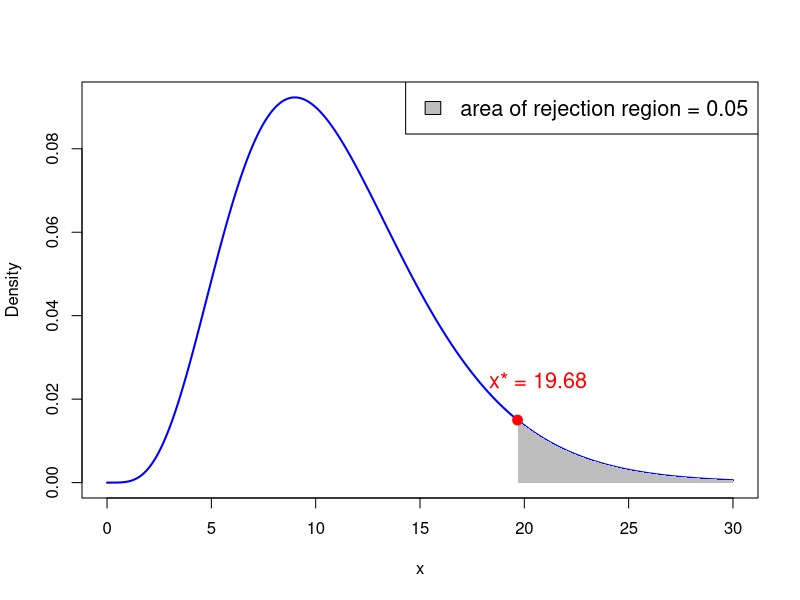
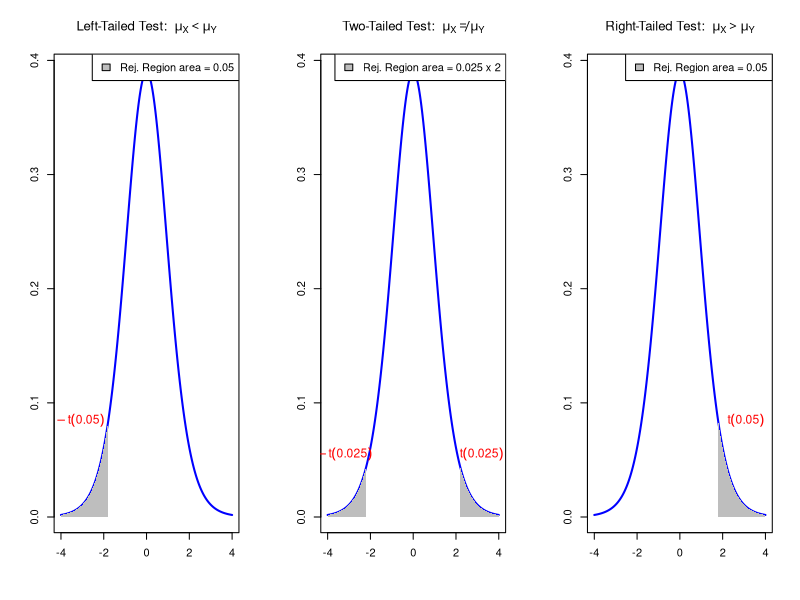
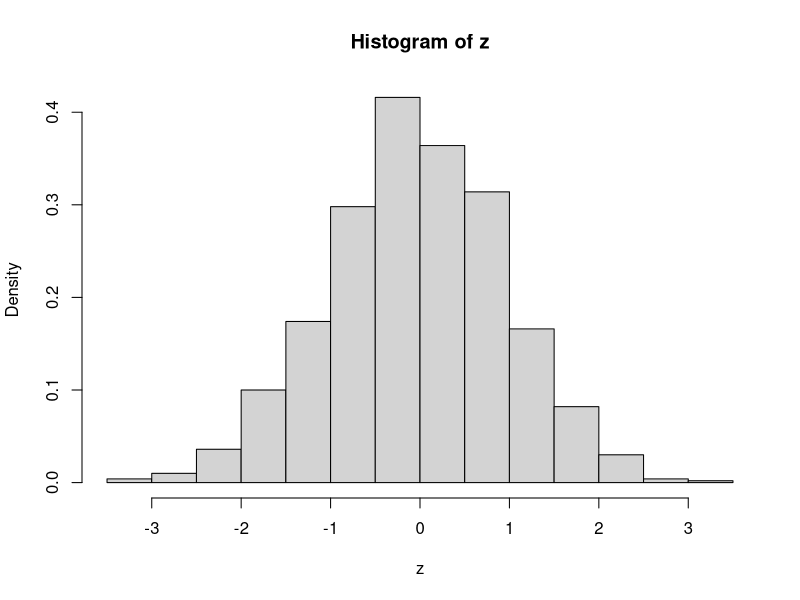
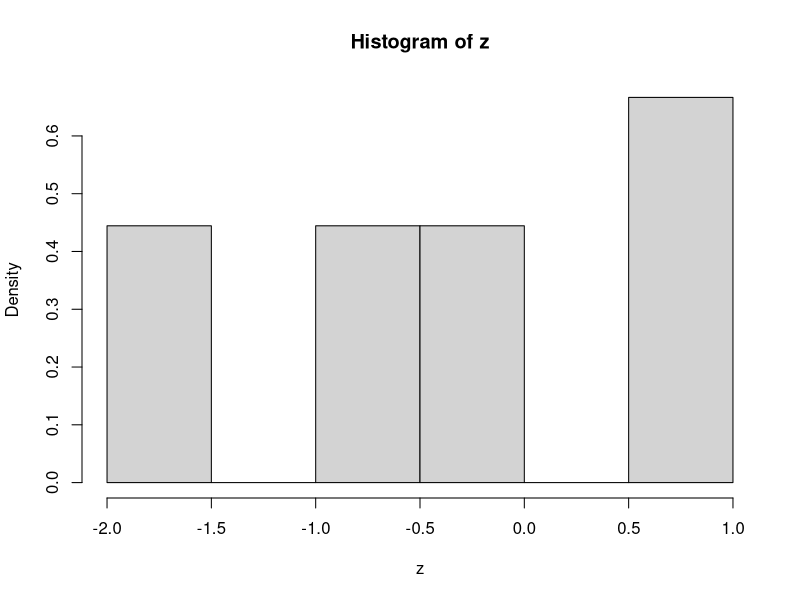
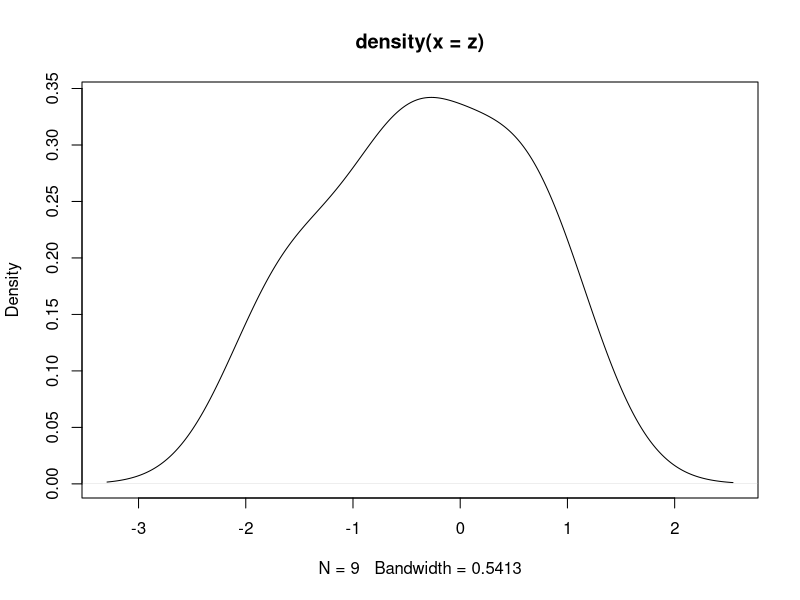
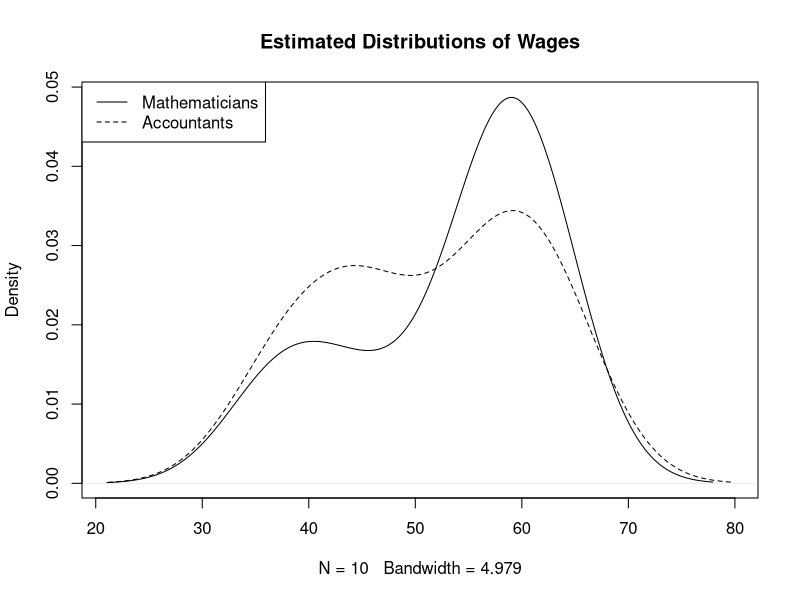
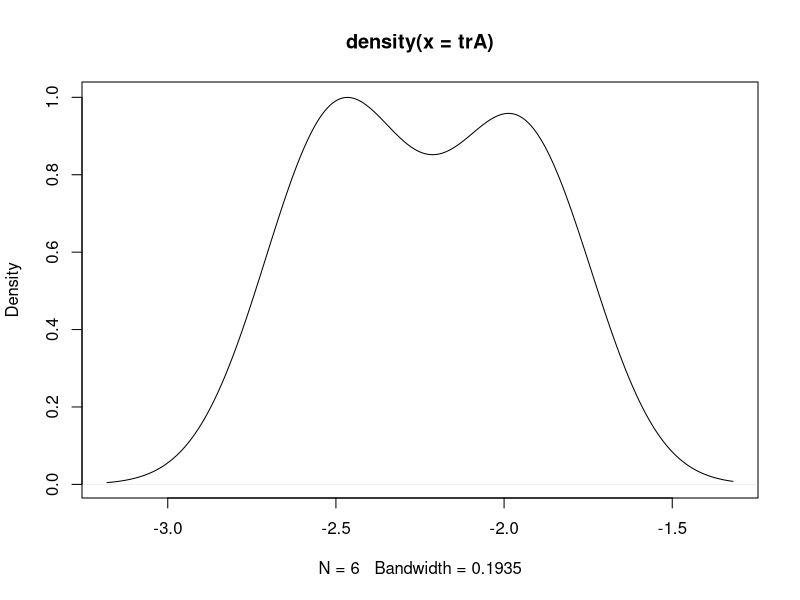
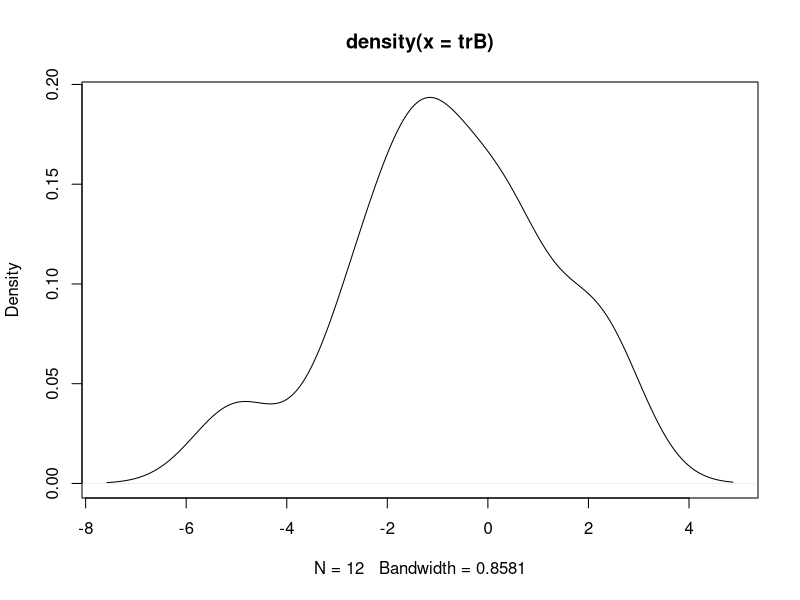

Recreate these plots in R, in order.
## ---- chunk 1
# Degrees of freedom
df <- 11

# Values for x-axis
x <- seq(0, 30, length.out = 1000)  # Adjust the range according to chi-squared distribution

# Calculate PDF of chi-squared distribution
pdf <- dchisq(x, df)

# Plot PDF
plot(x, pdf, type = "l", col = "blue", lwd = 2, xlab = "x", ylab = "Density")


# Shade area where p-value > 0.95
x_fill_right <- x[x >= qchisq(0.95, df)]
y_fill_right <- pdf[x >= qchisq(0.95, df)]
polygon(c(x_fill_right, rev(x_fill_right)), c(y_fill_right, rep(0, length(y_fill_right))), col = "gray", border = NA)

# Add critical value for 0.95 quantile
x_star <- qchisq(0.95, df)
points(x_star, dchisq(x_star, df), col = "red", pch = 19, cex = 1.3)

# Add text above x_star containing its value
text(x_star * 1.05, dchisq(x_star, df) * 1.35, paste("x* =", round(x_star, 2)), pos = 3, col = "red", cex = 1.3)

# Add legend
legend("topright", legend = c("area of rejection region = 0.05"), fill = "gray", cex = 1.3)

## ---- chunk 2
#| echo: true

# Probability woman exceeds 180cm in height
# P(X > 180) = 1 - P(X <= 180)

1 - pnorm(180, mean = 163, sd = 8)
## ---- chunk 3
#| echo: true

# The upper 10th percentile for women height, that is,
# height q such that P(X <= q) = 0.9

qnorm(0.90, mean = 163, sd = 8)
## ---- chunk 4
#| echo: true

# Value of pdf at 163

dnorm(163, mean = 163, sd = 8)
## ---- chunk 5
#| echo: true

# Generate random sample of size 5

rnorm(5, mean = 163, sd = 8)
## ---- chunk 6
#| echo: true

# Find the top 1/(3.5 billion) quantile

p = 1 - 1 / (3.5e9)
qnorm(p, mean = 163, sd = 8)
## ---- chunk 7
#| echo: true
# Compute 0.95 quantile for chi-squared with 11 degrees of freedom

quantile <- qchisq(0.95, df = 11)

cat("The 0.95 quantile for chi-squared with df = 11 is", quantile)
## ---- chunk 8
# Enter Consumer Expectation and Consumer Spending data
CE <- c(66, 53, 62, 61, 78, 72, 65, 64, 61, 50, 55, 51)
CS <- c(72, 55, 69, 65, 82, 77, 72, 78, 77, 75, 77, 77)

# Compute difference
difference <- CE - CS

# Compute sample size
n <- length(difference)

# Enter null hypothesis
sigma_0 <- 1

# Compute sample standard deviation
s <- sd(difference)

# Compute chi-squared statistic
chi_squared <- (n - 1) * s ^ 2 / sigma_0 ^ 2

# Compute p-value
p_value <- 1 - pchisq(chi_squared, df = n - 1)

# Print p-value
cat("The p-value for one-sided variance test is", p_value)
## ---- chunk 9
# Degrees of freedom
df <- 11

# Values for x-axis
x <- seq(-4, 4, length.out = 1000)

# Calculate PDF of t-distribution
pdf <- dt(x, df)

# Set layout for 3 plots side by side
par(mfrow = c(1, 3))

# Left-tailed test
plot(x, pdf, type = "l", col = "blue", lwd = 2, xlab = "", ylab = "", main = expression("Left-Tailed Test: " ~ mu[X] < mu[Y]))
x_fill_left <- x[x <= qt(0.05, df)]
y_fill_left <- pdf[x <= qt(0.05, df)]
polygon(c(x_fill_left, rev(x_fill_left)), c(y_fill_left, rep(0, length(y_fill_left))), col = "gray", border = NA)
text(qt(0.05, df) - 1.3, dt(qt(0.05, df), df) - 0.01, expression(-t(0.05)), pos = 3, col = "red", cex = 1.1)
legend("topright", legend = c("Rej. Region area = 0.05"), fill = "gray", cex = 1)

# Two-tailed test
plot(x, pdf, type = "l", col = "blue", lwd = 2, xlab = "", ylab = "", main = expression("Two-Tailed Test: " ~ mu[X] != mu[Y]))
x_fill_left <- x[x <= qt(0.025, df)]
y_fill_left <- pdf[x <= qt(0.025, df)]
polygon(c(x_fill_left, rev(x_fill_left)), c(y_fill_left, rep(0, length(y_fill_left))), col = "gray", border = NA)

x_fill_right <- x[x >= qt(0.975, df)]
y_fill_right <- pdf[x >= qt(0.975, df)]
polygon(c(x_fill_right, rev(x_fill_right)), c(y_fill_right, rep(0, length(y_fill_right))), col = "gray", border = NA)

text(qt(0.025, df) - 1.0, dt(qt(0.025, df), df) + 0.0, expression(-t(0.025)), pos = 3, col = "red", cex = 1.1)
text(qt(0.975, df) + 1.0, dt(qt(0.975, df), df) + 0.0, expression(t(0.025)), pos = 3, col = "red", cex = 1.1)
legend("topright", legend = c("Rej. Region area = 0.025 x 2"), fill = "gray", cex = 1)

# Right-tailed test
plot(x, pdf, type = "l", col = "blue", lwd = 2, xlab = "", ylab = "", main = expression("Right-Tailed Test: " ~ mu[X] > mu[Y]))
x_fill_right <- x[x >= qt(0.95, df)]
y_fill_right <- pdf[x >= qt(0.95, df)]
polygon(c(x_fill_right, rev(x_fill_right)), c(y_fill_right, rep(0, length(y_fill_right))), col = "gray", border = NA)
text(qt(0.95, df) + 1.3, dt(qt(0.95, df), df) - 0.01, expression(t(0.05)), pos = 3, col = "red", cex = 1.1)
legend("topright", legend = c("Rej. Region area = 0.05"), fill = "gray", cex = 1)

# Reset layout
par(mfrow = c(1, 1))
## ---- chunk 10
# Enter Wages data in 2 vectors using function c()

mathematicians <- c(36, 40, 46, 54, 57, 58, 59, 60, 62, 63)
accountants <- c(37, 37, 42, 44, 46, 48, 54, 56, 59, 60, 60, 64, 64)


# Perform two-sample t-test with null hypothesis mu_X = mu_Y
# Specify that populations have same variance
# Store result of t.test in answer

answer <- t.test(mathematicians, accountants, var.equal = TRUE)


# Print answer
print(answer)
## ---- chunk 11
# Enter Wages data in 2 vectors using function c()

mathematicians <- c(36, 40, 46, 54, 57, 58, 59, 60, 62, 63)
accountants <- c(37, 37, 42, 44, 46, 48, 54, 56, 59, 60, 60, 64, 64)


# Perform two-sample t-test with null hypothesis mu_X = mu_Y
# Specify that populations have same variance
# Store result of t.test in answer

answer <- t.test(mathematicians, accountants, var.equal = TRUE)


# Print answer
print(answer)
## ---- chunk 12
# Enter Wages data in 2 vectors using function c()

mathematicians <- c(36, 40, 46, 54, 57, 58, 59, 60, 62, 63)
accountants <- c(37, 37, 42, 44, 46, 48, 54, 56, 59, 60, 60, 64, 64)


# Perform two-sample t-test with null hypothesis mu_X = mu_Y
# Specify that populations have same variance
# Store result of t.test in answer

answer <- t.test(mathematicians, accountants, var.equal = TRUE)


# Print answer
print(answer)
## ---- chunk 13
# Enter Wages data in 2 vectors using function c()

mathematicians <- c(36, 40, 46, 54, 57, 58, 59, 60, 62, 63)
accountants <- c(37, 37, 42, 44, 46, 48, 54, 56, 59, 60, 60, 64, 64)


# Perform two-sample t-test with null hypothesis mu_X = mu_Y
# Specify that populations have same variance
# Store result of t.test in answer

answer <- t.test(mathematicians, accountants, var.equal = TRUE)


# Print answer
print(answer)
## ---- chunk 14
# Enter Wages data in 2 vectors using function c()

mathematicians <- c(36, 40, 46, 54, 57, 58, 59, 60, 62, 63)
accountants <- c(37, 37, 42, 44, 46, 48, 54, 56, 59, 60, 60, 64, 64)


# Perform two-sample t-test with null hypothesis mu_X = mu_Y
# Specify that populations have same variance
# Store result of t.test in answer

answer <- t.test(mathematicians, accountants, var.equal = TRUE)


# Print answer
print(answer)
## ---- chunk 15
# Enter Wages data in 2 vectors using function c()

mathematicians <- c(36, 40, 46, 54, 57, 58, 59, 60, 62, 63)
accountants <- c(37, 37, 42, 44, 46, 48, 54, 56, 59, 60, 60, 64, 64)


# Perform two-sample t-test with null hypothesis mu_X = mu_Y
# Specify that populations have same variance
# Store result of t.test in answer

answer <- t.test(mathematicians, accountants, var.equal = TRUE)


# Print answer
print(answer)
## ---- chunk 16
#| echo: true
z <- rnorm(1000)                # Sample 1000 times from N(0,1) 
hist(z, probability = TRUE)     # Plot histogram, with area scaled to 1
## ---- chunk 17
#| echo: true
z <- c(-0.78, -1.67, -0.38,  0.92, -0.58,  
       0.61, -1.62, -0.06, 0.52)           # Random from N(0,1)
hist(z, probability = TRUE)                # Histogram not normal
## ---- chunk 18
#| echo: true
z <- c(-0.78, -1.67, -0.38,  0.92, -0.58,  
       0.61, -1.62, -0.06, 0.52)           # Random from N(0,1)
dz <- density(z)                           # Estimate the density of z
plot(dz)                                   # Plot the estimated density
## ---- chunk 19
# Enter the Wages data
mathematicians <- c(36, 40, 46, 54, 57, 58, 59, 60, 62, 63)
accountants <- c(37, 37, 42, 44, 46, 48, 54, 56, 59, 60, 60, 64, 64)

# Compute the estimated distributions
d.math <- density(mathematicians)
d.acc <- density(accountants)

# Plot the estimated distributions

plot(d.math,                                    # Plot d.math
     xlim = range(c(d.math$x, d.acc$x)),        # Set x-axis range
     ylim = range(c(d.math$y, d.acc$y)),        # Set y-axis range
     main = "Estimated Distributions of Wages") # Add title to plot
lines(d.acc,                                    # Layer plot of d.acc
      lty = 2)                                  # Use different line style
         
legend("topleft",                               # Add legend at top-left
       legend = c("Mathematicians",             # Labels for legend
                  "Accountants"), 
       lty = c(1, 2))                           # Assign curves to legend          
## ---- chunk 20
# Enter Wages data in 2 vectors using function c()

mathematicians <- c(36, 40, 46, 54, 57, 58, 59, 60, 62, 63)
accountants <- c(37, 37, 42, 44, 46, 48, 54, 56, 59, 60, 60, 64, 64)


# Perform Welch two-sample t-test with null hypothesis mu_X = mu_Y
# Store result of t.test in answer

answer <- t.test(mathematicians, accountants)


# Print answer
print(answer)
## ---- chunk 21
# Enter Wages data in 2 vectors using function c()

mathematicians <- c(36, 40, 46, 54, 57, 58, 59, 60, 62, 63)
accountants <- c(37, 37, 42, 44, 46, 48, 54, 56, 59, 60, 60, 64, 64)


# Perform Welch two-sample t-test with null hypothesis mu_X = mu_Y
# Store result of t.test in answer

answer <- t.test(mathematicians, accountants)


# Print answer
print(answer)
## ---- chunk 22
# Enter Wages data in 2 vectors using function c()

mathematicians <- c(36, 40, 46, 54, 57, 58, 59, 60, 62, 63)
accountants <- c(37, 37, 42, 44, 46, 48, 54, 56, 59, 60, 60, 64, 64)


# Perform Welch two-sample t-test with null hypothesis mu_X = mu_Y
# Store result of t.test in answer

answer <- t.test(mathematicians, accountants)


# Print answer
print(answer)
## ---- chunk 23
#| echo: true
# Enter changes in Blood pressure data

trA <- c(-1.9, -2.5, -2.1, -2.4, -2.6, -1.9)
trB <- c(-1.1, -0.9, -1.4, 0.2, 0.3, 0.6, -5,
         -2.4, -1.5, 2.3, -2.8, 2.1)

cat("Mean of Treatment A:", mean(trA), "Mean of Treatment B:", mean(trB))
## ---- chunk 24
# Enter changes in Blood pressure data
trA <- c(-1.9, -2.5, -2.1, -2.4, -2.6, -1.9)

# Plot the estimated distribution
plot(density(trA))    
## ---- chunk 25
# Enter changes in Blood pressure data
trB <- c(-1.1, -0.9, -1.4, 0.2, 0.3, 0.6, -5,
         -2.4, -1.5, 2.3, -2.8, 2.1)

# Plot the estimated distribution
plot(density(trB))
       
## ---- chunk 26
# Enter changes in Blood pressure data
trA <- c(-1.9, -2.5, -2.1, -2.4, -2.6, -1.9)
trB <- c(-1.1, -0.9, -1.4, 0.2, 0.3, 0.6, -5,
         -2.4, -1.5, 2.3, -2.8, 2.1)

# Perform Welch t-test and retrieve p-value

ans <- t.test(trA, trB, alt = "less", var.equal = F) 
ans$p.value
## ---- chunk 27
# Enter changes in Blood pressure data
trA <- c(-1.9, -2.5, -2.1, -2.4, -2.6, -1.9)
trB <- c(-1.1, -0.9, -1.4, 0.2, 0.3, 0.6, -5,
         -2.4, -1.5, 2.3, -2.8, 2.1)

# Perform two-sample t-test and retrieve p-value

ans <- t.test(trA, trB, alt = "less", var.equal = T) 
ans$p.value
## ---- chunk 28
#| echo: true
#| code-fold: true
#| code-summary: "Click here to see the code I used"

# Set seed for random generation
# This way you always get the same random numbers when
# you run this code
set.seed(21) 

repeat {
  # Generate random samples
  x <- rnorm(6, mean = -2, sd = 1)
  y <- rnorm(12, mean = -1.5, sd = 3)

  # Round x and y to 1 decimal point
  x <- round(x, 1)
  y <- round(y, 1)
  
  # Perform one-sided t-tests for alternative hypothesis mu_x < mu_y 
  ans_welch <- t.test(x, y, alt = "less", var.equal = F)
  ans_t_test <- t.test(x, y, alt = "less", var.equal = T)
   
  # Check that Welch test succeeds and two-sample test fails
  if (ans_welch$p.value < 0.05 && ans_t_test$p.value > 0.05) {
    cat("Data successfully generated!!!\n\n")
    cat("Synthetic Data TrA:", x, "\n")
    cat("Synthetic Data TrB:", y, "\n\n")
    cat("Welch t-test p-value:", ans_welch$p.value, "\n")
    cat("Two-sample t-test p-value:", ans_t_test$p.value)
    break
    }
}
## ---- chunk 29
#| echo: true

# Enter CCI data
score_2007 <- c(86, 86, 88, 90, 99, 97, 97, 96, 99, 97, 90, 90)
score_2009 <- c(24, 22, 21, 21, 19, 18, 17, 18, 21, 23, 22, 21)

# Perform paired t-test and print p-value
ans <- t.test(score_2007, score_2009, paired = T, alt = "greater")
ans$p.value
## ---- chunk 30
score_2007 <- c(86, 86, 88, 90, 99, 97, 97, 96, 99, 97, 90, 90)
score_2009 <- c(24, 22, 21, 21, 19, 18, 17, 18, 21, 23, 22, 21)
cor(score_2007, score_2009)
## ---- chunk 31
#| echo: true

# Enter tests data
method1 <- c(45.9, 57.6, 54.9, 38.7, 35.7, 39.2, 45.9, 43.2, 45.4, 54.8)
method2 <- c(48.2, 64.2, 56.8, 47.2, 43.7, 45.7, 53.0, 52.0, 45.1, 57.5)

# Perform paired t-test and print p-value
ans <- t.test(method1, method2, paired = T)
ans$p.value
## ---- chunk 32
method1 <- c(45.9, 57.6, 54.9, 38.7, 35.7, 39.2, 45.9, 43.2, 45.4, 54.8)
method2 <- c(48.2, 64.2, 56.8, 47.2, 43.7, 45.7, 53.0, 52.0, 45.1, 57.5)
cor(method1, method2) 
## ---- chunk 33
# Enter tests data
method1 <- c(45.9, 57.6, 54.9, 38.7, 35.7, 39.2, 45.9, 43.2, 45.4, 54.8)
method2 <- c(48.2, 64.2, 56.8, 47.2, 43.7, 45.7, 53.0, 52.0, 45.1, 57.5)

# Perform Welch t-test and print p-value
ans <- t.test(method1, method2, paired = F)       # paired = F is default
ans$p.val
